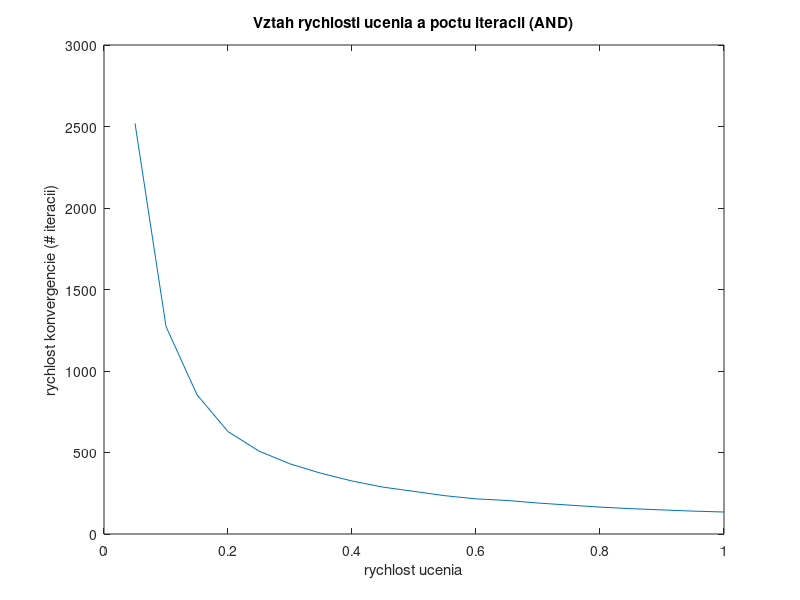

Write the MATLAB code that produced this figure.
alphas = [0,0.05,0.1,0.15,0.2,0.25,0.3,0.35,0.4,0.45,0.5,0.55,0.6,0.65,0.7,0.75,0.8,0.85,0.9,0.95,1.0,];
values = [Inf(1),2519.8,1273.2,854.2,628.4,508.6,430.4,372.6,325.2,287.6,261.4,235.0,215.6,205.8,190.0,177.4,165.0,155.6,147.8,140.4,135.0,];
plot(alphas, values);
title('Vztah rychlosti ucenia a poctu iteracii (AND)');
xlabel('rychlost ucenia');
ylabel('rychlost konvergencie (# iteracii)');
